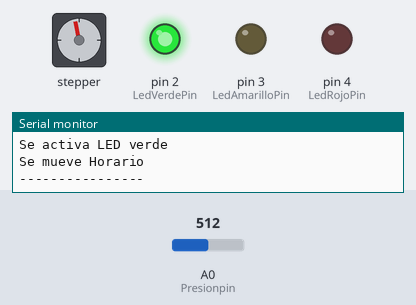
Bench run of a sketch on a simulated Arduino Uno, built with avr-gcc and run on an emulated ATmega328P. On the bench: stepper motor, output pins drawn as LEDs (lit = HIGH), the last lines printed to the serial monitor. Inputs (shaded band) come from the test bench; at power-on: A0 (Presionpin) = 512. Stepper angles assume 500 steps per turn.

Above: at 1.3 s.
1.4 s: A0 (Presionpin) set to 778
4.5 s: A0 (Presionpin) set to 787
At 5.9 s:
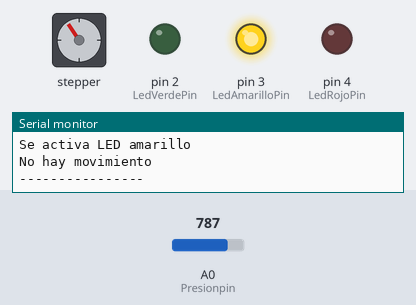
6.2 s: A0 (Presionpin) set to 900
At 6.7 s:
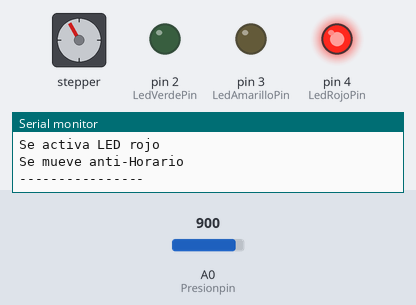
9.3 s: A0 (Presionpin) set to 716
At 11.5 s:
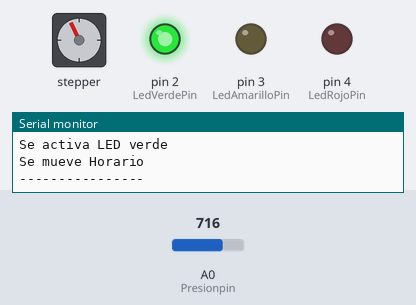
12.4 s: A0 (Presionpin) set to 1023
At 15.2 s:
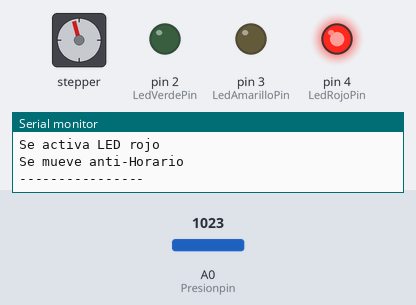
18.6 s: A0 (Presionpin) set to 511
At 19.4 s:
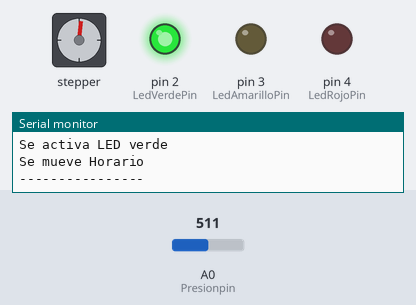
Timing chart, 0 to 28.4 s (numbered marks = the images above; inputs shaded):
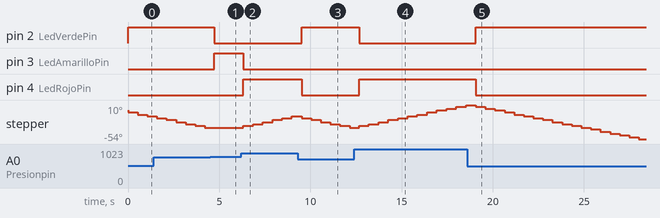

The sketch:

SensorPresion.ino
```cpp
#include <Stepper.h>
#define kpa2atm 0.00986923267
// Constantes que no cambian
// Se usan para establecer los pines

const int Presionpin = A0;     //Conectamos el pin central
const int LedVerdePin=2;    //Led Verde
const int LedAmarilloPin=3; //Led Amarillo
const int LedRojoPin=4;     //Led Rojo

//----------------------------------------------
const int stepsPerRevolution = 500;
Stepper myStepper(stepsPerRevolution,9,8,10,11);

//----------------------------------------------

//Variables globales que cambian
// variables
int val;
float pkPa;
float pAtm;
//Configuracion
void setup(){
  Serial.begin(9600);   //
  pinMode(Presionpin, INPUT);

  pinMode(LedVerdePin, OUTPUT);
  pinMode(LedAmarilloPin, OUTPUT);
  pinMode(LedRojoPin, OUTPUT);
}

//Bucle que se repite
void loop(){
  val = analogRead(Presionpin);
  pkPa = ((float)val/(float)1023+0.095)/0.009;
  //pkPa = ((float)val*125/1031);
  Serial.print("lectura: ");
  Serial.println(val);

  Serial.print("Presion: ");
  Serial.print(pkPa);     //se muestra el valor de la temperatura
  Serial.println("kPa");

  if(pkPa<96){
    digitalWrite(LedVerdePin,HIGH);
    digitalWrite(LedAmarilloPin,LOW);
    digitalWrite(LedRojoPin,LOW);
    Serial.println("Se activa LED verde");
    //----------------------------------------------
    //Gira o motor no sentido horario
    myStepper.step(-5);
    Serial.println("Se mueve Horario");

    //----------------------------------------------
  }
  else{
    if(pkPa>=96 && pkPa<97){
          digitalWrite(LedVerdePin,LOW);
          digitalWrite(LedAmarilloPin,HIGH);
          digitalWrite(LedRojoPin,LOW);
          Serial.println("Se activa LED amarillo");
          Serial.println("No hay movimiento");
      }
    else{
          digitalWrite(LedVerdePin,LOW);
          digitalWrite(LedAmarilloPin,LOW);
          digitalWrite(LedRojoPin,HIGH);
          Serial.println("Se activa LED rojo");
          //----------------------------------------------
           //Gira o motor no sentido antihorario

          myStepper.step(5);
          Serial.println("Se mueve anti-Horario");
      }
  }
  Serial.println("----------------");
  delay(500);
}
```

Measured:
- the behaviour switches between 786 and 787 on A0 (Presionpin) (found by bisection; images 0 and 1)
- after the input at 4.5 s, pin 2 (LedVerdePin): HIGH → LOW after 0.24 s; pin 3 (LedAmarilloPin): LOW → HIGH after 0.24 s; stepper: stays -33° (without the input it goes to -36° after 0.24 s)
- after the input at 9.3 s, pin 2 (LedVerdePin): LOW → HIGH after 0.22 s; pin 4 (LedRojoPin): HIGH → LOW after 0.22 s
- after the input at 12.4 s, pin 2 (LedVerdePin): HIGH → LOW after 0.27 s; pin 4 (LedRojoPin): LOW → HIGH after 0.27 s
- after the input at 18.6 s, pin 2 (LedVerdePin): LOW → HIGH after 0.46 s; pin 4 (LedRojoPin): HIGH → LOW after 0.46 s
